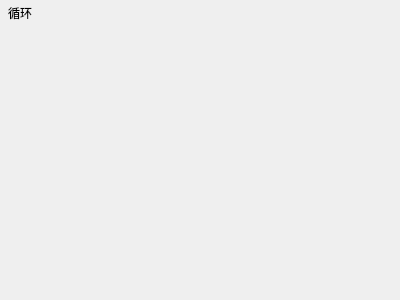
<?xml version="1.0" encoding="UTF-8"?>
<ui version="4.0">
 <class>MFlowLoopWidget</class>
 <widget class="QWidget" name="MFlowLoopWidget">
  <property name="geometry">
   <rect>
    <x>0</x>
    <y>0</y>
    <width>400</width>
    <height>300</height>
   </rect>
  </property>
  <property name="windowTitle">
   <string>Form</string>
  </property>
  <property name="autoFillBackground">
   <bool>true</bool>
  </property>
  <layout class="QVBoxLayout" name="verticalLayout">
   <property name="spacing">
    <number>3</number>
   </property>
   <property name="leftMargin">
    <number>2</number>
   </property>
   <property name="topMargin">
    <number>0</number>
   </property>
   <property name="rightMargin">
    <number>2</number>
   </property>
   <property name="bottomMargin">
    <number>1</number>
   </property>
   <item>
    <spacer name="verticalSpacer">
     <property name="orientation">
      <enum>Qt::Vertical</enum>
     </property>
     <property name="sizeType">
      <enum>QSizePolicy::Fixed</enum>
     </property>
     <property name="sizeHint" stdset="0">
      <size>
       <width>20</width>
       <height>0</height>
      </size>
     </property>
    </spacer>
   </item>
   <item>
    <widget class="QWidget" name="topWidget" native="true">
     <property name="minimumSize">
      <size>
       <width>0</width>
       <height>25</height>
      </size>
     </property>
     <property name="maximumSize">
      <size>
       <width>16777215</width>
       <height>25</height>
      </size>
     </property>
     <layout class="QHBoxLayout" name="horizontalLayout">
      <property name="spacing">
       <number>2</number>
      </property>
      <property name="leftMargin">
       <number>6</number>
      </property>
      <property name="topMargin">
       <number>0</number>
      </property>
      <property name="rightMargin">
       <number>6</number>
      </property>
      <property name="bottomMargin">
       <number>0</number>
      </property>
      <item>
       <widget class="QLabel" name="titleLabel">
        <property name="maximumSize">
         <size>
          <width>16777215</width>
          <height>16777215</height>
         </size>
        </property>
        <property name="layoutDirection">
         <enum>Qt::LeftToRight</enum>
        </property>
        <property name="text">
         <string>循环</string>
        </property>
       </widget>
      </item>
     </layout>
    </widget>
   </item>
   <item>
    <spacer name="verticalSpacer_2">
     <property name="orientation">
      <enum>Qt::Vertical</enum>
     </property>
     <property name="sizeType">
      <enum>QSizePolicy::Fixed</enum>
     </property>
     <property name="sizeHint" stdset="0">
      <size>
       <width>20</width>
       <height>0</height>
      </size>
     </property>
    </spacer>
   </item>
   <item>
    <widget class="QWidget" name="bottomWidget" native="true">
     <property name="minimumSize">
      <size>
       <width>0</width>
       <height>80</height>
      </size>
     </property>
    </widget>
   </item>
   <item>
    <spacer name="verticalSpacer_3">
     <property name="orientation">
      <enum>Qt::Vertical</enum>
     </property>
     <property name="sizeType">
      <enum>QSizePolicy::Fixed</enum>
     </property>
     <property name="sizeHint" stdset="0">
      <size>
       <width>20</width>
       <height>0</height>
      </size>
     </property>
    </spacer>
   </item>
  </layout>
 </widget>
 <resources/>
 <connections/>
</ui>
